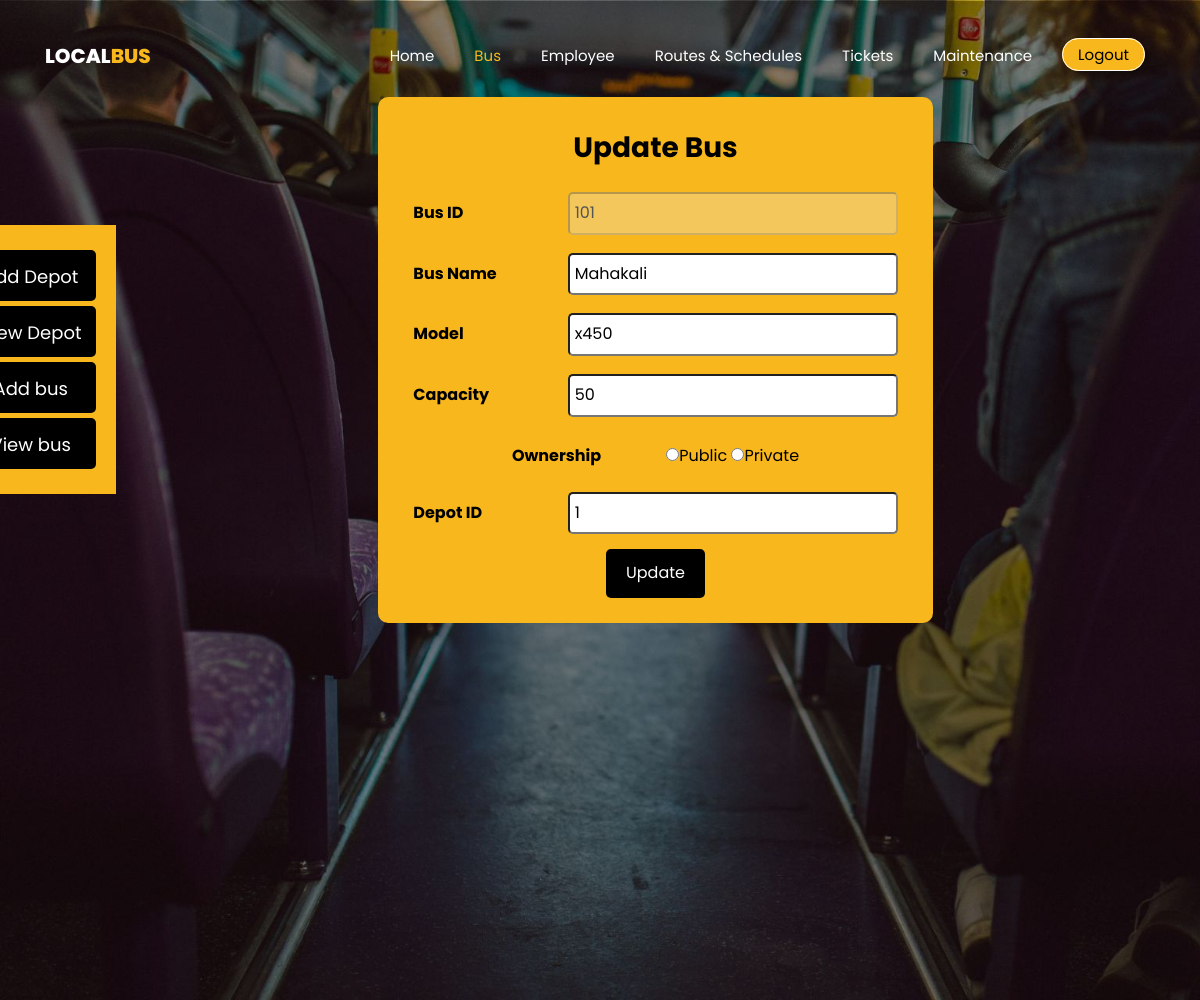
Page /update_bus.php?busid=101 (signed in) on the committed database.
### tables this page shows
CREATE TABLE `bus` (
  `bus_id` int(4) NOT NULL,
  `bus_name` varchar(25) NOT NULL,
  `model` varchar(25) NOT NULL,
  `capacity` int(3) NOT NULL,
  `ownership` varchar(25) NOT NULL DEFAULT 'public',
  `depot_id` int(4) NOT NULL
);

### update_bus.php (the view, shortened to what this page needs)
<?php
include "connection_details.php";
  $id = $_GET['busid'];
  $sql = "SELECT * FROM bus WHERE bus_id = '$id'";
  $result = mysqli_query($data,$sql);
  $info = $result->fetch_assoc();
?>
<!DOCTYPE html>
<html lang="en">
  <head>
    <link rel="stylesheet" href="css/open-iconic-bootstrap.min.css">
    <link rel="stylesheet" href="css/style.css">
    <link rel="stylesheet" href="css/bms-bus.css">
    <link rel="stylesheet" href="css/bmscss.css">
  </head>
  <body>
	  <nav class="navbar navbar-expand-lg navbar-dark ftco_navbar bg-dark ftco-navbar-light" id="ftco-navbar">
	    <div class="container">
	      <a class="navbar-brand" href="index.html">Local<span>Bus</span></a>
				<div class="collapse navbar-collapse" id="ftco-nav">
	        <ul class="navbar-nav ml-auto">
	          <li class="nav-item"><a href="index.php" class="nav-link">Home</a></li>
	          <li class="nav-item active"><a href="bus.php" class="nav-link">Bus</a></li>
	          <li class="nav-item"><a href="employee.php" class="nav-link">Employee</a></li>
	          <li class="nav-item"><a href="route.php" class="nav-link">Routes & Schedules</a></li>
	          <li class="nav-item"><a href="ticket.php" class="nav-link">Tickets</a></li>
	          <li class="nav-item"><a href="maintenance.php" class="nav-link">Maintenance</a></li>
	        </ul>
	      </div>
        <div>
          <a href="log.php" class="bms-login-btn">Logout</a>
        </div>
	    </div>
	  </nav>
    <div class="hero-wrap" style="background-image: url('images/bg_2.jpg');" data-stellar-background-ratio="0.5">
      <div class="container">
        <div class="row no-gutters slider-text justify-content-start align-items-center">
          	<aside>
              <ul class="bus-aside">
                <li><a href="add_depot.php">Add Depot</a></li>
                <li><a href="view_depot.php">View Depot</a></li>
                <li><a href="add_bus.php">Add bus</a></li>
                <li><a href="update_bus.php">View bus</a></li>
              </ul>
            </aside>
          <div class="col-lg-6 col side-text" style="color: black;">
            <h3>Update Bus</h3>
            <div>
              <form action="#" method="POST">
                <div>
                  <label>Bus ID</label>
                  <input type="number" name="bid" value="<?php
                  echo "{$info['bus_id']}";
                  ?>" disabled>
                </div>
                <div>
                  <label>Bus Name</label>
                  <input type="text" name="bname" value="<?php
                  echo "{$info['bus_name']}";
                  ?>">
                </div>
                <div>
                  <label>Model</label>
                  <input type="text" name="model" value="<?php
                  echo "{$info['model']}";
                  ?>">
                </div>
                <div>
                  <label>Capacity</label>
                  <input type="number" name="cap" value="<?php echo "{$info['capacity']}";?>">
                </div>
                <div>
                  <label>Ownership</label>
                  <input type="radio" name="own" value="Public" <?php if ($info['ownership'] == "Public") echo "checked"; ?>required>Public
                  <input type="radio" name="own" value="Private" <?php if ($info['ownership'] == "Private") echo "checked"; ?> required>Private
               </div>
                <div>
                  <label>Depot ID</label>
                  <input type="number" name="did" value="<?php echo "{$info['depot_id']}";?>">
                </div>
                <div>
                  <input type="submit" name="update_bus" value="Update" class="submit-btn">
                </div>
              </form>
            </div>
          </div>
        </div>
      </div>
    </div>
  </body>
</html>

### css/bms-bus.css (style rules this page uses)
body { font-family: "Poppins", sans-serif; color: green; }
.bus-aside { background-color: #f7b71d; margin-top: -200px !important; padding: 20px; position: absolute; margin-left: -100px; text-align: center; }
.bus-aside li { list-style: none; font-size: 20px; padding-bottom: 7.5px; padding-top: 7.5px; border-radius: 5px; background-color: black; padding-left: 15px; padding-right: 15px; margin-top: 5px; margin-bottom: 5px; transition: background-color 0.3s ease; }
.bus-aside a { color: rgb(255, 255, 255); font-size: 18px; transition: color 0.3s ease; }
.side-text { margin-left: 30%; margin-top: -130px; background-color:#f7b71d ; text-align: center; padding: 20px; border-radius: 10px; width: 100%; }
label { display: inline-block; text-align:left; width: 150px; padding-top: 10px; padding-bottom: 10px; color: black; font-weight: bold; }
h3 { color: rgb(0, 0, 0); text-align: center; padding-top: 10px; margin-bottom: 20px; font-weight: bold; }
input[type="text"], input[type="number"] { padding: 5px; border-radius: 5px; margin-bottom: 15px; }
.submit-btn { margin-bottom: 5px; padding: 10px 20px; background-color: black; color: white; border: none; border-radius: 5px; cursor: pointer; }
.hero-wrap { height : 1000px !important; }

### css/bmscss.css (style rules this page uses)
.bms-login-btn { background-color:#f7b71d; color: black; border: 1px solid white; border-radius: 25px; font-size: 15px; font-family: "Poppins", sans-serif; text-align: center; cursor: pointer; box-shadow: 2px 2px 4px rgba(0, 0, 0, 0.3); transition: background-color 0.3s, color 0.3s; outline: none; margin: 10px 10px 10px 10px; padding: 5px 15px; }

### rows in the picture
bus: bid "101", bname "Mahakali", model "x450", cap "50", did "1"
